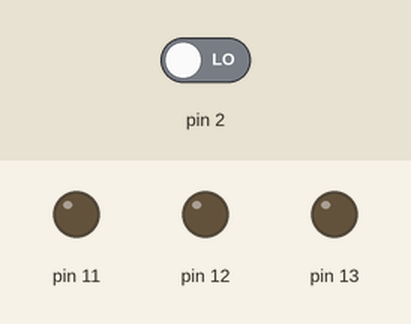
Simulated run of this sketch. Board: Arduino Uno, built with avr-gcc and run on an emulated ATmega328P. Parts: output pins drawn as LEDs (lit = HIGH). Inputs (shaded band) come from the test bench; at power-on: pin 2 LOW.

Above: at 1.2 s.
1.3 s: pin 2 driven HIGH
At 2.1 s:
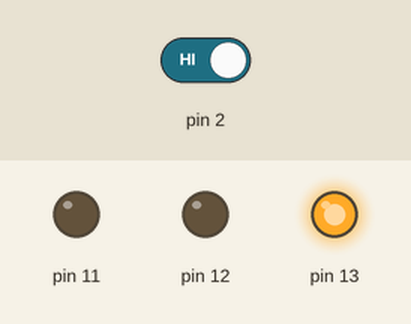
At 4.1 s:
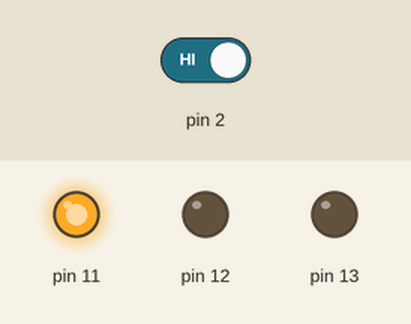
4.3 s: pin 2 driven LOW
At 5.0 s:
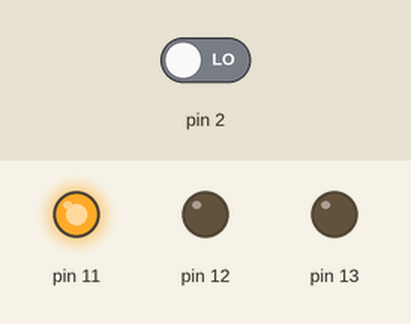
Timing chart, 0 to 7.3 s (numbered marks = the images above; inputs shaded):
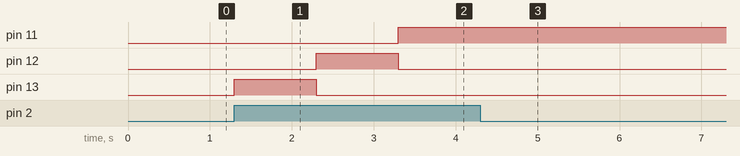

The sketch:

3LED.ino
```cpp
char status;
char count;

void setup()
{
  pinMode(13, OUTPUT);
  pinMode(12, OUTPUT);
  pinMode(11, OUTPUT);
  pinMode(2, INPUT);
  count == 0;
}

void loop()
{
  status = digitalRead(2);
  if (status == HIGH){
      if (count == 0) {
        digitalWrite(13,HIGH);
        count = 1; }
      else if (count == 1) {
        digitalWrite(13,LOW);
        digitalWrite(12,HIGH);
        count = 2; }
      else if (count == 2) {
        digitalWrite(12,LOW);
        digitalWrite(11,HIGH);
        count = 3; }
      else if (count == 3) {
        digitalWrite(11,LOW);
        count = 0;
      }
   delay(1000);
  }
}
```

Measured:
- after the input at 1.3 s, pin 11: LOW → HIGH after 2.0 s; pin 12: LOW → HIGH after 1.0 s, → LOW 1.0 s later; pin 13: LOW → HIGH at once, → LOW 1.0 s later
- after the input at 4.3 s, pin 11: stops changing and stays HIGH; pin 12, pin 13: stops changing and stays LOW
